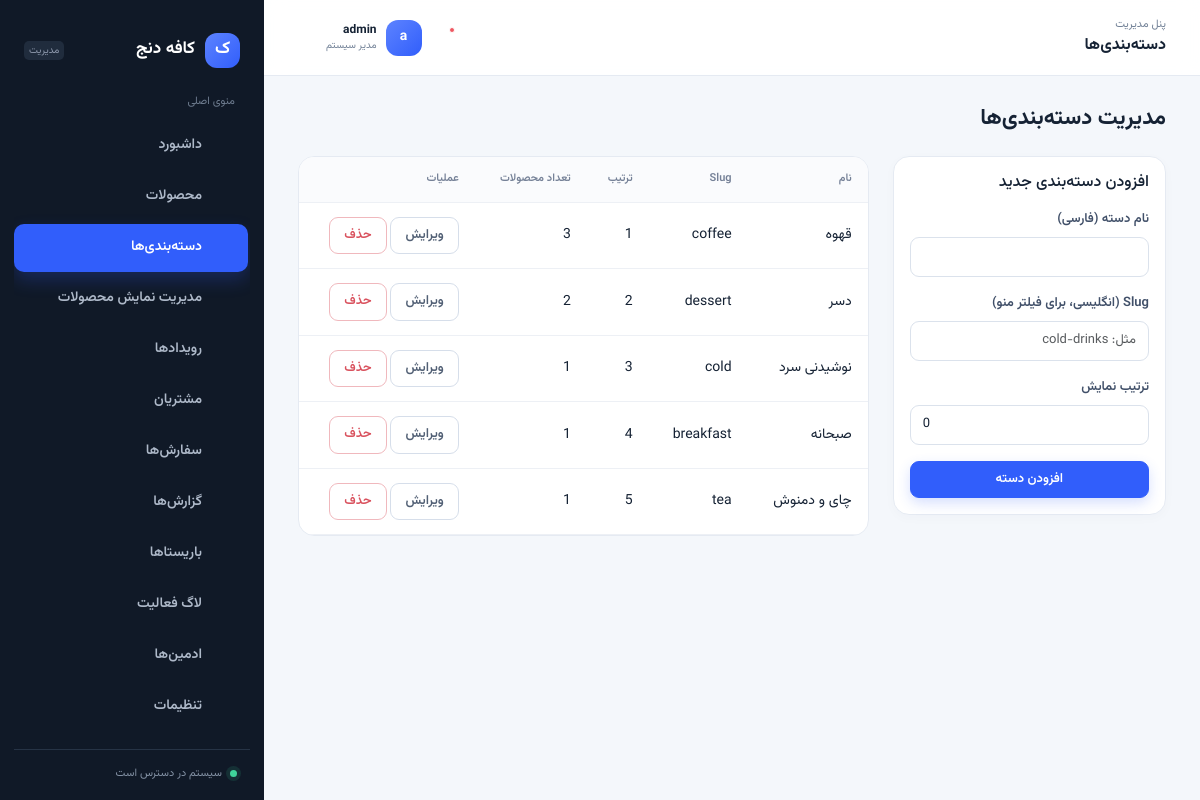
The app's page /admin/categories.php (signed in) with its own data.
### tables this page shows
CREATE TABLE IF NOT EXISTS `categories` (
  `id`         INT UNSIGNED AUTO_INCREMENT PRIMARY KEY,
  `name`       VARCHAR(100) NOT NULL,
  `slug`       VARCHAR(100) NOT NULL,            
  `sort_order` SMALLINT UNSIGNED NOT NULL DEFAULT 0,   
  `created_at` TIMESTAMP NOT NULL DEFAULT CURRENT_TIMESTAMP,
  UNIQUE KEY `uq_categories_slug` (`slug`)
);

### classes/Auth.php (called while the page is built, shortened)
<?php
class Auth
{
    public static function role(): ?string
    {
        $role = $_SESSION[self::SESSION_ROLE] ?? null;
        if (is_string($role)) {
            return $role;
        }
        return null;
    }
    public static function isAdmin(): bool
    {
        return self::role() === 'admin';
    }
    public static function username(): ?string
    {
        $value = $_SESSION[self::SESSION_USERNAME] ?? null;
        if ($value !== null) {
            return (string) $value;
        }
        return null;
    }
}

### classes/Category.php (called while the page is built, shortened)
<?php
class Category
{
    public static function all(): array
    {
        $pdo = Database::getConnection();
        $stmt = $pdo->query(
            'SELECT c.*, COUNT(p.id) AS product_count
             FROM categories c
             LEFT JOIN products p ON p.category_id = c.id
             GROUP BY c.id
             ORDER BY c.sort_order ASC, c.name ASC'
        );
        return $stmt->fetchAll();
    }
}

### public_html/admin/categories.php (the view, shortened to what this page needs)
<?php
require_once __DIR__ . '/../../includes/auth.php';
require_once __DIR__ . '/../../classes/Category.php';
$activePage = 'categories';
$pageTitle  = 'دسته‌بندی‌ها';
$errors       = [];
$editId = (int) ($_GET['edit'] ?? 0);
$editingCategory = $editId > 0 ? Category::find($editId) : null;
$old = $editingCategory
    ? ['name' => $editingCategory['name'], 'slug' => $editingCategory['slug'], 'sort_order' => $editingCategory['sort_order']]
    : ['name' => '', 'slug' => '', 'sort_order' => 0];
$categories = Category::all();
require __DIR__ . '/../../includes/admin-header.php';
?>
<h4 class="mb-4" style="color:var(--gold-soft);">مدیریت دسته‌بندی‌ها</h4>
<div class="row g-4">
  <div class="col-12 col-lg-4">
    <div class="card p-3">
      <h6 class="mb-3" style="color:var(--ivory);"><?= $editingCategory ? 'ویرایش دسته‌بندی' : 'افزودن دسته‌بندی جدید' ?></h6>
      <form method="POST">
        <div class="mb-3">
          <label class="form-label" style="font-size:13px;">نام دسته (فارسی)</label>
          <input type="text" name="name" class="form-control form-control-sm <?= isset($errors['name']) ? 'is-invalid' : '' ?>"
                 value="<?= htmlspecialchars((string) $old['name'], ENT_QUOTES, 'UTF-8') ?>" required>
        </div>
        <div class="mb-3">
          <label class="form-label" style="font-size:13px;">Slug (انگلیسی، برای فیلتر منو)</label>
          <input type="text" name="slug" class="form-control form-control-sm <?= isset($errors['slug']) ? 'is-invalid' : '' ?>"
                 placeholder="مثل: cold-drinks" value="<?= htmlspecialchars((string) $old['slug'], ENT_QUOTES, 'UTF-8') ?>" required>
        </div>
        <div class="mb-3">
          <label class="form-label" style="font-size:13px;">ترتیب نمایش</label>
          <input type="number" name="sort_order" class="form-control form-control-sm" value="<?= (int) $old['sort_order'] ?>">
        </div>
        <button type="submit" class="btn btn-gold btn-sm w-100"><?= $editingCategory ? 'ذخیرهٔ تغییرات' : 'افزودن دسته' ?></button>
      </form>
    </div>
  </div>
  <div class="col-12 col-lg-8">
    <div class="table-responsive">
      <table class="table align-middle">
        <thead>
          <tr>
            <th>نام</th>
            <th>Slug</th>
            <th>ترتیب</th>
            <th>تعداد محصولات</th>
            <th>عملیات</th>
          </tr>
        </thead>
        <tbody>
          <?php foreach ($categories as $cat): ?>
            <tr>
              <td><?= htmlspecialchars($cat['name'], ENT_QUOTES, 'UTF-8') ?></td>
              <td style="color:var(--muted); direction:ltr; text-align:right;"><?= htmlspecialchars($cat['slug'], ENT_QUOTES, 'UTF-8') ?></td>
              <td><?= (int) $cat['sort_order'] ?></td>
              <td><?= (int) $cat['product_count'] ?></td>
              <td>
                <a href="categories?edit=<?= $cat['id'] ?>" class="btn btn-sm btn-outline-light" style="border-color:var(--line); color:var(--ivory);">ویرایش</a>
                <form method="POST" class="d-inline" onsubmit="return confirm('از حذف این دسته‌بندی مطمئن هستید؟');">
                  <button type="submit" class="btn btn-sm btn-outline-danger" <?= $cat['product_count'] > 0 ? 'title="ابتدا محصولات این دسته را جابه‌جا یا حذف کنید"' : '' ?>>حذف</button>
                </form>
              </td>
            </tr>
          <?php endforeach; ?>
        </tbody>
      </table>
    </div>
  </div>
</div>
<?php require __DIR__ . '/../../includes/admin-footer.php'; ?>

### includes/admin-header.php (shortened to what this page needs)
<?php
$activePage = $activePage ?? '';
$navItems = [
    'dashboard'  => ['label' => 'داشبورد', 'icon' => 'grid', 'permission' => null],
    'products'   => ['label' => 'محصولات', 'icon' => 'cup', 'permission' => 'products.view'],
    'categories' => ['label' => 'دسته‌بندی‌ها', 'icon' => 'layers', 'permission' => 'products.manage'],
    'menu-display' => ['label' => 'مدیریت نمایش محصولات', 'icon' => 'sort', 'permission' => 'products.manage'],
    'events'     => ['label' => 'رویدادها', 'icon' => 'calendar', 'permission' => null],
    'customers'  => ['label' => 'مشتریان', 'icon' => 'users', 'permission' => null],
    'orders'     => ['label' => 'سفارش‌ها', 'icon' => 'calendar', 'permission' => 'orders.view'],
    'reports'    => ['label' => 'گزارش‌ها', 'icon' => 'chart', 'permission' => 'reports.view'],
    'baristas'   => ['label' => 'باریستاها', 'icon' => 'barista', 'permission' => null],
    'activity-log' => ['label' => 'لاگ فعالیت', 'icon' => 'log', 'permission' => null],
    'admins'     => ['label' => 'ادمین‌ها', 'icon' => 'users', 'permission' => null],
    'settings'   => ['label' => 'تنظیمات', 'icon' => 'settings', 'permission' => 'settings.view'],
];
$navItems = array_filter($navItems, fn ($item) => $item !== null);
function adminIcon(string $name): string {
    $icons = [
        'grid' => '<rect x="3" y="3" width="7" height="7" rx="1"/><rect x="14" y="3" width="7" height="7" rx="1"/><rect x="3" y="14" width="7" height="7" rx="1"/><rect x="14" y="14" width="7" height="7" rx="1"/>',
        'cup' => '<path d="M5 9h11v5a5.5 5.5 0 0 1-11 0V9Z"/><path d="M16 10h1.5a2.5 2.5 0 0 1 0 5H16M8 4v2M12 4v2M4 21h14"/>',
        'layers' => '<path d="m12 3 9 5-9 5-9-5 9-5Z"/><path d="m3 12 9 5 9-5M3 16l9 5 9-5"/>',
        'calendar' => '<rect x="3" y="5" width="18" height="16" rx="2"/><path d="M16 3v4M8 3v4M3 10h18M8 14h.01M12 14h.01M16 14h.01"/>',
        'users' => '<path d="M16 21v-2a4 4 0 0 0-4-4H6a4 4 0 0 0-4 4v2M9 11a4 4 0 1 0 0-8 4 4 0 0 0 0 8ZM22 21v-2a4 4 0 0 0-3-3.87M16 3.13a4 4 0 0 1 0 7.75"/>',
        'settings' => '<circle cx="12" cy="12" r="3"/><path d="M19.4 15a1.7 1.7 0 0 0 .34 1.88l.06.06-2.12 2.12-.06-.06a1.7 1.7 0 0 0-1.88-.34 1.7 1.7 0 0 0-1.03 1.56V20.3h-3v-.08A1.7 1.7 0 0 0 10.68 18.66a1.7 1.7 0 0 0-1.88.34l-.06.06-2.12-2.12.06-.06A1.7 1.7 0 0 0 7.02 15 1.7 1.7 0 0 0 5.46 14H5.4v-3h.06A1.7 1.7 0 0 0 7.02 10a1.7 1.7 0 0 0-.34-1.88l-.06-.06 2.12-2.12.06.06a1.7 1.7 0 0 0 1.88.34A1.7 1.7 0 0 0 11.7 4.78V4.7h3v.08a1.7 1.7 0 0 0 1.03 1.56 1.7 1.7 0 0 0 1.88-.34l.06-.06 2.12 2.12-.06.06A1.7 1.7 0 0 0 19.4 10c.24.58.8.96 1.43 1h.06v3h-.06c-.63.04-1.19.42-1.43 1Z"/>',
        'bell' => '<path d="M18 8a6 6 0 0 0-12 0c0 7-3 7-3 9h18c0-2-3-2-3-9M10 21h4"/>',
        'chevron' => '<path d="m6 9 6 6 6-6"/>',
        'logout' => '<path d="M9 21H5a2 2 0 0 1-2-2V5a2 2 0 0 1 2-2h4M16 17l5-5-5-5M21 12H9"/>',
        'barista' => '<circle cx="12" cy="8" r="4"/><path d="M4 21c0-4 3.5-7 8-7s8 3 8 7"/>',
        'chart' => '<path d="M5 19h14"/><path d="M8 19V11"/><path d="M12 19V7"/><path d="M16 19V15"/>',
        'sort' => '<path d="m3 16 4 4 4-4M7 20V4M21 8l-4-4-4 4M17 4v16"/>',
        'log' => '<path d="M9 4h11v16H9zM4 4h2v16H4zM4 8h1M4 12h1M4 16h1"/>',
    ];
    return '<svg aria-hidden="true" viewBox="0 0 24 24" fill="none" stroke="currentColor" stroke-width="1.8" stroke-linecap="round" stroke-linejoin="round">' . ($icons[$name] ?? '') . '</svg>';
}
?>
<!doctype html>
<html lang="fa" dir="rtl">
<head>
  <link rel="stylesheet" href="../assets/css/fonts.css">
  <link rel="stylesheet" href="../assets/vendor/bootstrap/bootstrap.rtl.min.css">
  <link rel="stylesheet" href="../assets/css/admin.css">
</head>
<body class="admin-body">
<div class="admin-shell">
  <aside class="admin-sidebar" id="adminSidebar" aria-label="ناوبری اصلی">
    <div class="sidebar-brand"><span class="brand-mark">ک</span><span>کافه دنج</span><small>مدیریت</small></div>
    <nav class="sidebar-nav">
      <p class="nav-caption">منوی اصلی</p>
      <?php foreach ($navItems as $path => $item): ?>
        <a href="<?= $path ?>" class="nav-item <?= $activePage === $path ? 'is-active' : '' ?>"><?= adminIcon($item['icon']) ?><span><?= $item['label'] ?></span></a>
      <?php endforeach; ?>
    </nav>
    <div class="sidebar-footer"><span class="status-dot"></span><span>سیستم در دسترس است</span></div>
  </aside>
  <div class="admin-workspace">
    <header class="admin-header">
      <div class="header-title"><span class="header-eyebrow">پنل مدیریت</span><strong><?= htmlspecialchars($pageTitle ?? 'داشبورد', ENT_QUOTES, 'UTF-8') ?></strong></div>
      <div class="header-actions">
        <button class="icon-button notification-button" type="button" data-toast="همه‌چیز مرتب است؛ اعلان جدیدی ندارید." aria-label="اعلان‌ها"><?= adminIcon('bell') ?><i></i></button>
        <div class="user-menu">
          <button class="profile-trigger" type="button" aria-expanded="false" aria-controls="profileMenu">
            <span class="avatar"><?= htmlspecialchars(function_exists('mb_substr') ? mb_substr(Auth::username() ?? 'م', 0, 1) : 'م', ENT_QUOTES, 'UTF-8') ?></span>
          <span class="profile-copy"><b><?= htmlspecialchars(Auth::username() ?? 'مدیر', ENT_QUOTES, 'UTF-8') ?></b><small><?= Auth::isAdmin() ? 'مدیر سیستم' : 'باریستا' ?></small></span><?= adminIcon('chevron') ?>
          </button>
        </div>
      </div>
    </header>
    <main class="admin-main">

### includes/admin-footer.php (shortened to what this page needs)
    </main>
  </div>
</div>
</body>
</html>

### records on screen
categories: name "قهوه", slug "coffee", sort_order "1", product_count "3"
categories: name "دسر", slug "dessert", sort_order "2", product_count "2"
categories: name "نوشیدنی سرد", slug "cold", sort_order "3", product_count "1"
categories: name "صبحانه", slug "breakfast", sort_order "4", product_count "1"
categories: name "چای و دمنوش", slug "tea", sort_order "5", product_count "1"

### other values on screen
$item['label'] "داشبورد"
$item['label'] "محصولات"
$item['label'] "دسته‌بندی‌ها"
$item['label'] "مدیریت نمایش محصولات"
$item['label'] "رویدادها"
$item['label'] "مشتریان"
$item['label'] "سفارش‌ها"
$item['label'] "گزارش‌ها"
$item['label'] "باریستاها"
$item['label'] "لاگ فعالیت"
$item['label'] "ادمین‌ها"
$item['label'] "تنظیمات"
$pageTitle "دسته‌بندی‌ها"
Auth::username() "admin"
